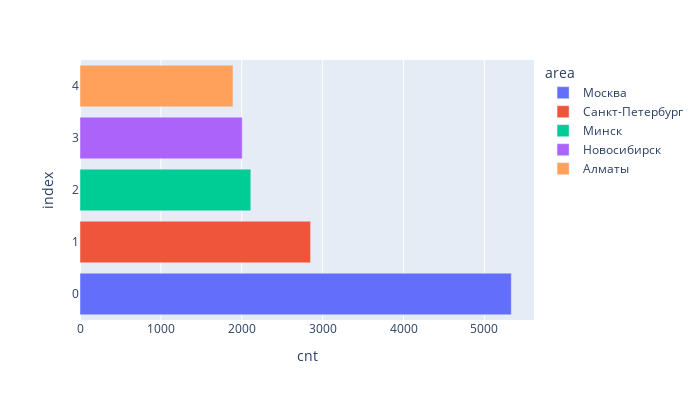

The code cell stored with this chart in its notebook:
### Code cell
exit_4_1 = pd.read_sql_query(query_4_1, connection_project)
display(exit_4_1)

# Импортируем библиотеку plotly для визуализации результата
import plotly.express as px
plot = px.bar(data_frame = exit_4_1,
              x = 'cnt',
              height = 400,
              width = 700,
              color = 'area',
              orientation = 'h'
              )
plot.show()

### Figure 1 — Plotly figure (JSON) as saved in the notebook; plotly's stock layout.template omitted (floating-point values rounded to 4 significant figures)
{"data": [{"alignmentgroup": "True", "hovertemplate": "area=Москва<br>cnt=%{x}<br>index=%{y}<extra></extra>", "legendgroup": "Москва", "marker": {"color": "#636efa", "pattern": {"shape": ""}}, "name": "Москва", "offsetgroup": "Москва", "orientation": "h", "showlegend": true, "textposition": "auto", "type": "bar", "x": [5333], "xaxis": "x", "y": [0], "yaxis": "y"}, {"alignmentgroup": "True", "hovertemplate": "area=Санкт-Петербург<br>cnt=%{x}<br>index=%{y}<extra></extra>", "legendgroup": "Санкт-Петербург", "marker": {"color": "#EF553B", "pattern": {"shape": ""}}, "name": "Санкт-Петербург", "offsetgroup": "Санкт-Петербург", "orientation": "h", "showlegend": true, "textposition": "auto", "type": "bar", "x": [2851], "xaxis": "x", "y": [1], "yaxis": "y"}, {"alignmentgroup": "True", "hovertemplate": "area=Минск<br>cnt=%{x}<br>index=%{y}<extra></extra>", "legendgroup": "Минск", "marker": {"color": "#00cc96", "pattern": {"shape": ""}}, "name": "Минск", "offsetgroup": "Минск", "orientation": "h", "showlegend": true, "textposition": "auto", "type": "bar", "x": [2112], "xaxis": "x", "y": [2], "yaxis": "y"}, {"alignmentgroup": "True", "hovertemplate": "area=Новосибирск<br>cnt=%{x}<br>index=%{y}<extra></extra>", "legendgroup": "Новосибирск", "marker": {"color": "#ab63fa", "pattern": {"shape": ""}}, "name": "Новосибирск", "offsetgroup": "Новосибирск", "orientation": "h", "showlegend": true, "textposition": "auto", "type": "bar", "x": [2006], "xaxis": "x", "y": [3], "yaxis": "y"}, {"alignmentgroup": "True", "hovertemplate": "area=Алматы<br>cnt=%{x}<br>index=%{y}<extra></extra>", "legendgroup": "Алматы", "marker": {"color": "#FFA15A", "pattern": {"shape": ""}}, "name": "Алматы", "offsetgroup": "Алматы", "orientation": "h", "showlegend": true, "textposition": "auto", "type": "bar", "x": [1892], "xaxis": "x", "y": [4], "yaxis": "y"}], "layout": {"barmode": "relative", "height": 400, "legend": {"title": {"text": "area"}, "tracegroupgap": 0}, "margin": {"t": 60}, "width": 700, "xaxis": {"anchor": "y", "domain": [0, 1], "title": {"text": "cnt"}}, "yaxis": {"anchor": "x", "domain": [0, 1], "title": {"text": "index"}}}}
